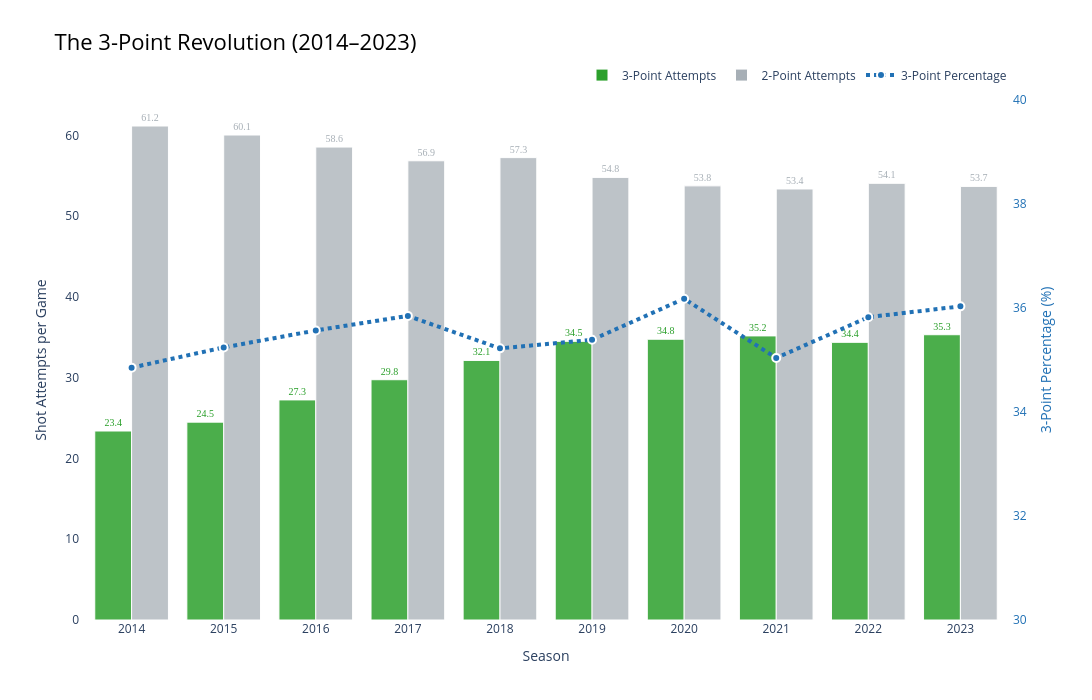

Write notebook code for a chart like this one.
### Code cell
# **Visualization 1G: The 3-Point Revolution (2009–2024) – Green 3PT, Grey 2PT, Blue %**

import plotly.graph_objects as go

if not games_df.empty:
    # Prepare the data
    modern_games = games_df[games_df['YEAR'] >= 2014].copy()
    modern_games['FG2A'] = modern_games['FGA'] - modern_games['FG3A']

    # League averages
    season_3pt_evolution = (
        modern_games.groupby('YEAR')
        .agg({'FG3A': 'mean', 'FG2A': 'mean', 'FG3_PCT': 'mean'})
        .reset_index()
        .sort_values('YEAR')
    )

    fig = go.Figure()

    # 3-Point Attempts (Green)
    fig.add_trace(go.Bar(
        x=season_3pt_evolution['YEAR'],
        y=season_3pt_evolution['FG3A'],
        name='3-Point Attempts',
        marker=dict(color='#2ca02c', opacity=0.85, line=dict(color='white', width=1)),
        offsetgroup=1,
        text=season_3pt_evolution['FG3A'].round(1),
        textposition='outside',
        textfont=dict(size=10, color='#2ca02c', family='Arial Black'),
        hovertemplate='<b>%{x}</b><br>3PT Attempts: %{y:.1f}<extra></extra>'
    ))

    # 2-Point Attempts (Grey)
    fig.add_trace(go.Bar(
        x=season_3pt_evolution['YEAR'],
        y=season_3pt_evolution['FG2A'],
        name='2-Point Attempts',
        marker=dict(color='#a7afb6', opacity=0.75, line=dict(color='white', width=1)),
        offsetgroup=2,
        text=season_3pt_evolution['FG2A'].round(1),
        textposition='outside',
        textfont=dict(size=10, color='#a7afb6', family='Arial Black'),
        hovertemplate='<b>%{x}</b><br>2PT Attempts: %{y:.1f}<extra></extra>'
    ))

    # 3-Point Percentage (Blue Line)
    fig.add_trace(go.Scatter(
        x=season_3pt_evolution['YEAR'],
        y=season_3pt_evolution['FG3_PCT'] * 100,
        mode='lines+markers',
        name='3-Point Percentage',
        line=dict(color='#2171b5', width=4, dash='dot'),
        marker=dict(size=8, color='#2171b5', line=dict(width=2, color='white')),
        yaxis='y2',
        hovertemplate='<b>%{x}</b><br>3PT%: %{y:.1f}%<extra></extra>'
    ))

    # Layout
    fig.update_layout(
        title={
            'text': 'The 3-Point Revolution (2014–2023)',
            'x': 0.05,
            'font': {'size': 22, 'color': 'black'}
        },
        xaxis_title='Season',
        yaxis_title='Shot Attempts per Game',
        yaxis2=dict(
            title=dict(text='3-Point Percentage (%)', font=dict(color='#2171b5')),
            overlaying='y',
            side='right',
            range=[30, 40],
            tickfont=dict(color='#2171b5')
        ),
        width=1400,
        height=700,
        showlegend=True,
        legend=dict(
            orientation="h",
            yanchor="bottom",
            y=1.02,
            xanchor="right",
            x=1
        ),
        plot_bgcolor='white',
        paper_bgcolor='white'
    )

    # Axis formatting
    fig.update_xaxes(showgrid=False, tickmode='linear', dtick=1)
    fig.update_yaxes(showgrid=False)

    # Find the crossover year where 3PT > 2PT
    crossover_year = next((row.YEAR for _, row in season_3pt_evolution.iterrows()
                           if row.FG3A > row.FG2A), None)
    if crossover_year:
        fig.add_annotation(
            x=crossover_year,
            y=season_3pt_evolution.loc[season_3pt_evolution['YEAR'] == crossover_year, 'FG3A'].iloc[0],
            text="<b>REVOLUTION BEGINS</b><br>3PT > 2PT",
            showarrow=True,
            arrowhead=2,
            arrowcolor="#2171b5",
            font=dict(size=12, color="#2171b5", family="Arial Black"),
            bgcolor="rgba(255,255,255,0.9)",
            bordercolor="#2171b5",
            borderwidth=2
        )

    # Footer annotation
    # fig.add_annotation(
    #     text="Data: NBA Stats API | Visualization: Jiaqi Sih (2025)",
    #     xref="paper", yref="paper", x=0.99, y=-0.1, showarrow=False,
    #     font=dict(size=10, color="grey")
    # )

    fig.show()
else:
    print("No games data available for chart analysis")

### Figure 1 — Plotly figure (JSON) as saved in the notebook; plotly's stock layout.template omitted (floating-point values rounded to 4 significant figures)
{"data": [{"hovertemplate": "<b>%{x}</b><br>3PT Attempts: %{y:.1f}<extra></extra>", "marker": {"color": "#2ca02c", "line": {"color": "white", "width": 1}, "opacity": 0.85}, "name": "3-Point Attempts", "offsetgroup": "1", "text": [23.4, 24.5, 27.3, 29.8, 32.1, 34.5, 34.8, 35.2, 34.4, 35.3], "textfont": {"color": "#2ca02c", "family": "Arial Black", "size": 10}, "textposition": "outside", "type": "bar", "x": [2014, 2015, 2016, 2017, 2018, 2019, 2020, 2021, 2022, 2023], "y": [23.4, 24.5, 27.26, 29.76, 32.15, 34.51, 34.77, 35.18, 34.39, 35.33]}, {"hovertemplate": "<b>%{x}</b><br>2PT Attempts: %{y:.1f}<extra></extra>", "marker": {"color": "#a7afb6", "line": {"color": "white", "width": 1}, "opacity": 0.75}, "name": "2-Point Attempts", "offsetgroup": "2", "text": [61.2, 60.1, 58.6, 56.9, 57.3, 54.8, 53.8, 53.4, 54.1, 53.7], "textfont": {"color": "#a7afb6", "family": "Arial Black", "size": 10}, "textposition": "outside", "type": "bar", "x": [2014, 2015, 2016, 2017, 2018, 2019, 2020, 2021, 2022, 2023], "y": [61.18, 60.06, 58.57, 56.87, 57.26, 54.81, 53.76, 53.38, 54.08, 53.7]}, {"hovertemplate": "<b>%{x}</b><br>3PT%: %{y:.1f}%<extra></extra>", "line": {"color": "#2171b5", "dash": "dot", "width": 4}, "marker": {"color": "#2171b5", "line": {"color": "white", "width": 2}, "size": 8}, "mode": "lines+markers", "name": "3-Point Percentage", "type": "scatter", "x": [2014, 2015, 2016, 2017, 2018, 2019, 2020, 2021, 2022, 2023], "y": [34.85, 35.24, 35.57, 35.85, 35.22, 35.39, 36.18, 35.04, 35.82, 36.03], "yaxis": "y2"}], "layout": {"height": 700, "legend": {"orientation": "h", "x": 1, "xanchor": "right", "y": 1.02, "yanchor": "bottom"}, "paper_bgcolor": "white", "plot_bgcolor": "white", "showlegend": true, "title": {"font": {"color": "black", "size": 22}, "text": "The 3-Point Revolution (2014–2023)", "x": 0.05}, "width": 1400, "xaxis": {"dtick": 1, "showgrid": false, "tickmode": "linear", "title": {"text": "Season"}}, "yaxis": {"showgrid": false, "title": {"text": "Shot Attempts per Game"}}, "yaxis2": {"overlaying": "y", "range": [30, 40], "showgrid": false, "side": "right", "tickfont": {"color": "#2171b5"}, "title": {"font": {"color": "#2171b5"}, "text": "3-Point Percentage (%)"}}}}
